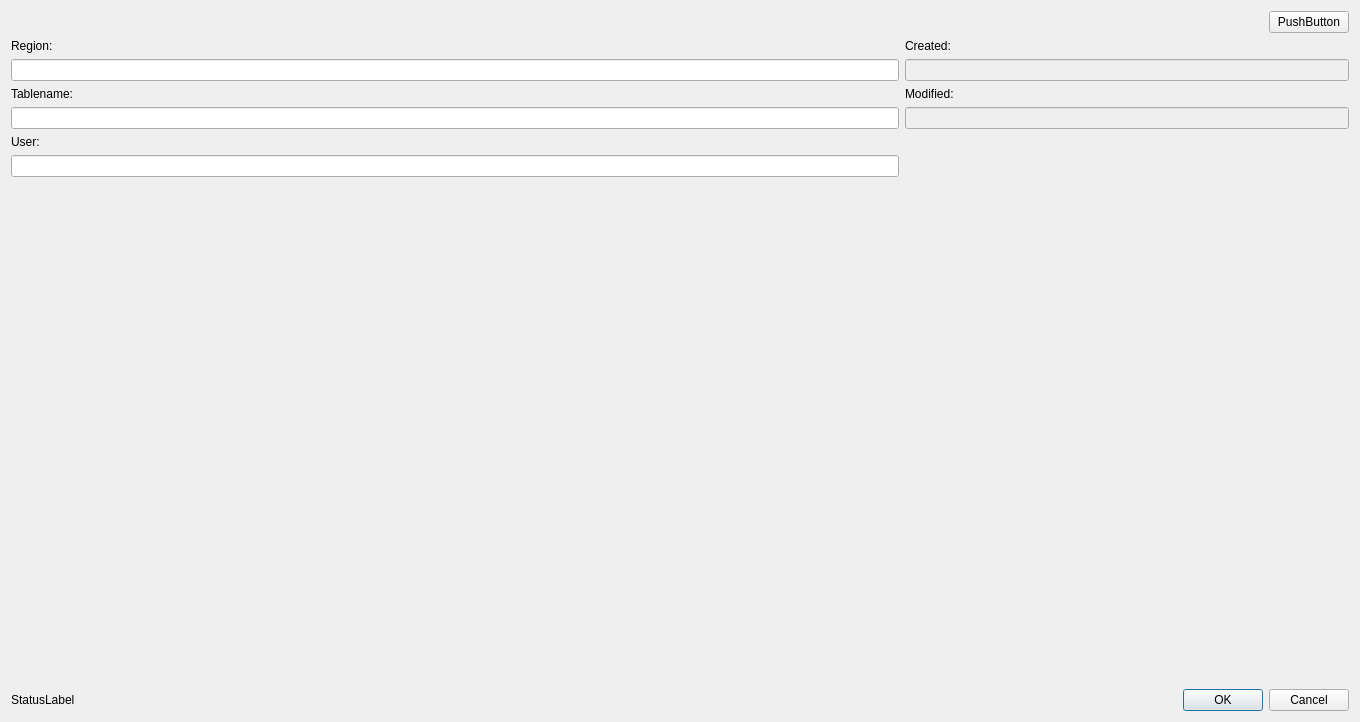
<?xml version="1.0" encoding="UTF-8"?>
<ui version="4.0">
 <class>DynamoDbItemDialog</class>
 <widget class="QDialog" name="DynamoDbItemDialog">
  <property name="geometry">
   <rect>
    <x>0</x>
    <y>0</y>
    <width>1360</width>
    <height>722</height>
   </rect>
  </property>
  <property name="windowTitle">
   <string>DynamoDb Item</string>
  </property>
  <layout class="QVBoxLayout" name="verticalLayout">
   <item>
    <layout class="QHBoxLayout" name="horizontalLayout">
     <property name="topMargin">
      <number>0</number>
     </property>
     <item>
      <spacer name="horizontalSpacer">
       <property name="orientation">
        <enum>Qt::Orientation::Horizontal</enum>
       </property>
       <property name="sizeHint" stdset="0">
        <size>
         <width>40</width>
         <height>20</height>
        </size>
       </property>
      </spacer>
     </item>
     <item>
      <widget class="QPushButton" name="refreshButton">
       <property name="text">
        <string>PushButton</string>
       </property>
      </widget>
     </item>
    </layout>
   </item>
   <item>
    <layout class="QGridLayout" name="gridLayout" columnstretch="2,1">
     <property name="topMargin">
      <number>0</number>
     </property>
     <item row="1" column="0">
      <widget class="QLineEdit" name="regionEdit">
       <property name="readOnly">
        <bool>true</bool>
       </property>
      </widget>
     </item>
     <item row="3" column="0">
      <widget class="QLineEdit" name="tablenameEdit"/>
     </item>
     <item row="4" column="0">
      <widget class="QLabel" name="userLabel">
       <property name="text">
        <string>User:</string>
       </property>
      </widget>
     </item>
     <item row="0" column="1">
      <widget class="QLabel" name="createdLabel">
       <property name="text">
        <string>Created:</string>
       </property>
      </widget>
     </item>
     <item row="3" column="1">
      <widget class="QLineEdit" name="modifiedEdit">
       <property name="enabled">
        <bool>false</bool>
       </property>
       <property name="readOnly">
        <bool>false</bool>
       </property>
      </widget>
     </item>
     <item row="0" column="0">
      <widget class="QLabel" name="regionLabel">
       <property name="text">
        <string>Region:</string>
       </property>
      </widget>
     </item>
     <item row="1" column="1">
      <widget class="QLineEdit" name="createdEdit">
       <property name="enabled">
        <bool>false</bool>
       </property>
      </widget>
     </item>
     <item row="2" column="0">
      <widget class="QLabel" name="tableNameLabel">
       <property name="text">
        <string>Tablename:</string>
       </property>
      </widget>
     </item>
     <item row="2" column="1">
      <widget class="QLabel" name="modifiedLabel">
       <property name="text">
        <string>Modified:</string>
       </property>
      </widget>
     </item>
     <item row="5" column="0">
      <widget class="QLineEdit" name="userEdit"/>
     </item>
    </layout>
   </item>
   <item>
    <widget class="Awsmock::Components::PlainTextEditor" name="attributeEdit" native="true">
     <property name="sizePolicy">
      <sizepolicy hsizetype="Expanding" vsizetype="Expanding">
       <horstretch>0</horstretch>
       <verstretch>0</verstretch>
      </sizepolicy>
     </property>
    </widget>
   </item>
   <item>
    <layout class="QHBoxLayout" name="horizontalLayout_2">
     <item>
      <widget class="QLabel" name="label">
       <property name="text">
        <string>StatusLabel</string>
       </property>
      </widget>
     </item>
     <item>
      <widget class="QDialogButtonBox" name="buttonBox">
       <property name="sizePolicy">
        <sizepolicy hsizetype="Expanding" vsizetype="Minimum">
         <horstretch>0</horstretch>
         <verstretch>0</verstretch>
        </sizepolicy>
       </property>
       <property name="standardButtons">
        <set>QDialogButtonBox::StandardButton::Cancel|QDialogButtonBox::StandardButton::Ok</set>
       </property>
      </widget>
     </item>
    </layout>
   </item>
  </layout>
 </widget>
 <customwidgets>
  <customwidget>
   <class>Awsmock::Components::PlainTextEditor</class>
   <extends>QWidget</extends>
   <header location="global">components/PlainTextEditor.h</header>
   <container>1</container>
  </customwidget>
 </customwidgets>
 <resources/>
 <connections/>
</ui>
